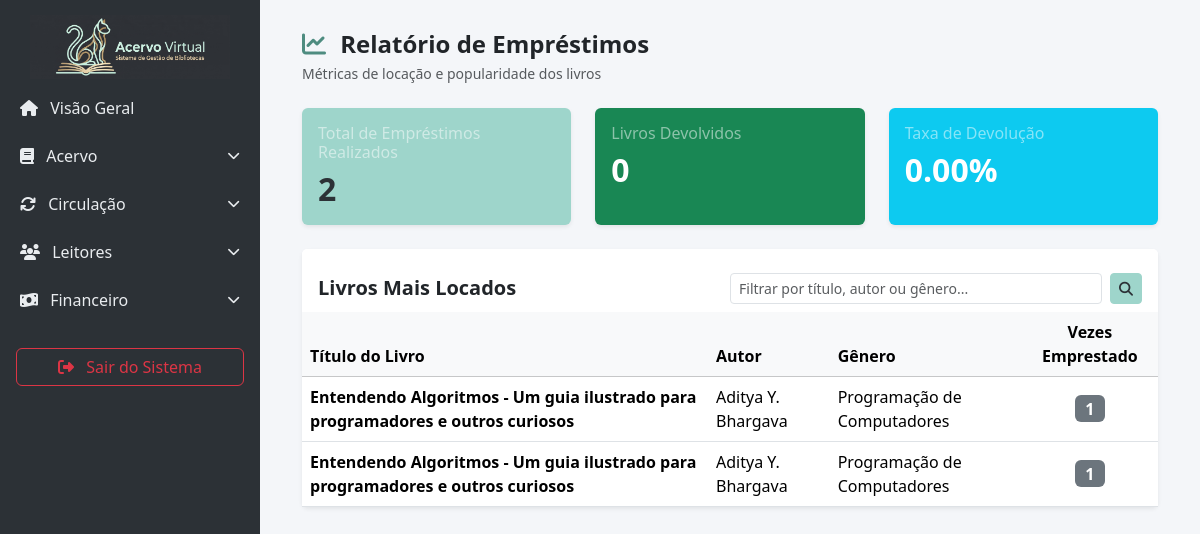
Screenshot of /admin-sys/relatorios/ with the database file from the repository.
### biblioteca_app/models.py (models this page shows, shortened)
class Livro(models.Model):
    titulo = models.CharField(max_length=200)
    autor = models.ForeignKey(Autor, on_delete=models.PROTECT, related_name="livros")
    edicao = models.CharField(max_length=100)
    editora = models.ForeignKey(Editora, on_delete=models.PROTECT, related_name="livros", null=True, blank=True)
    idioma = models.CharField(max_length=50, default="Português")
    data_publicacao = models.DateField(blank=True, null=True)
    numero_paginas = models.IntegerField()
    genero = models.ForeignKey(Genero, on_delete=models.PROTECT, related_name="livros")
    classificacao = models.IntegerField()
    sinopse = models.TextField()
    capa = models.ImageField(upload_to='capas/', blank=True, null=True)
    localizacao = models.CharField(max_length=100, blank=True, null=True, help_text="Ex: Estante A, Prateleira 2")

class Autor(models.Model):
    nome = models.CharField(max_length=200, unique=True)
    def __str__(self):
        return self.nome

class Genero(models.Model):
    nome = models.CharField(max_length=100, unique=True)
    def __str__(self):
        return self.nome

### biblioteca_app/views.py (the view)
# urls.py: path('admin-sys/relatorios/', views.relatorio, name='relatorio'),
def relatorio(request):
    query = request.GET.get('q')
    if query:
        livros_base = Livro.objects.filter(
            Q(titulo__icontains=query) |
            Q(autor__nome__icontains=query) |
            Q(genero__nome__icontains=query)
        ).distinct()
    else:
        livros_base = Livro.objects.all()
    livros_emprestados = livros_base.annotate(
            total_emprestimos=Count('exemplares__emprestimo')
    ).order_by('-total_emprestimos', 'titulo')
    livros_emprestados = livros_emprestados.filter(total_emprestimos__gt=0)
    total_emprestimos_feitos = Emprestimo.objects.count()
    total_devolvidos = Devolucao.objects.count()
    percentual_devolvidos = 0
    if total_emprestimos_feitos > 0:
        percentual_devolvidos = (total_devolvidos / total_emprestimos_feitos) * 100
    usuario_ativo = request.user
    context = {
        'livros_emprestados': livros_emprestados,
        'total_emprestimos_feitos': total_emprestimos_feitos,
        'total_devolvidos': total_devolvidos,
        'percentual_devolvidos': f'{percentual_devolvidos:.2f}',
        'query': query,
    }
    return render(request, 'relatorio.html', context)

### biblioteca_app/templates/relatorio.html (shortened to what this page needs)
{% extends 'base.html' %}
{% block content %}
<div class="container-fluid">
    <div class="d-flex justify-content-between align-items-center mb-4">
        <div>
            <h4 class="fw-bold text-dark mb-1"><i class="fa-solid fa-chart-line me-2 text-primary"></i> Relatório de Empréstimos</h4>
            <p class="text-muted small mb-0">Métricas de locação e popularidade dos livros</p>
        </div>
    </div>
    <div class="row g-4 mb-4">
        <div class="col-md-4">
            <div class="card border-0 shadow-sm bg-primary text-white h-100">
                <div class="card-body">
                    <h6 class="card-title text-white-50">Total de Empréstimos Realizados</h6>
                    <h2 class="fw-bold mb-0">{{ total_emprestimos_feitos }}</h2>
                </div>
            </div>
        </div>
        <div class="col-md-4">
            <div class="card border-0 shadow-sm bg-success text-white h-100">
                <div class="card-body">
                    <h6 class="card-title text-white-50">Livros Devolvidos</h6>
                    <h2 class="fw-bold mb-0">{{ total_devolvidos }}</h2>
                </div>
            </div>
        </div>
        <div class="col-md-4">
            <div class="card border-0 shadow-sm bg-info text-white h-100">
                <div class="card-body">
                    <h6 class="card-title text-white-50">Taxa de Devolução</h6>
                    <h2 class="fw-bold mb-0">{{ percentual_devolvidos }}%</h2>
                </div>
            </div>
        </div>
    </div>
    <div class="card border-0 shadow-sm">
        <div class="card-header bg-white pt-4 pb-2 border-bottom-0 d-flex justify-content-between align-items-center">
            <h5 class="fw-bold mb-0">Livros Mais Locados</h5>
            <form action="{% url 'relatorio' %}" method="GET" class="d-flex w-50">
                <input type="text" name="q" value="{{ request.GET.q|default:'' }}" class="form-control form-control-sm me-2" placeholder="Filtrar por título, autor ou gênero...">
                <button type="submit" class="btn btn-sm btn-primary"><i class="fa-solid fa-magnifying-glass"></i></button>
            </form>
        </div>
        <div class="card-body p-0 table-responsive">
            <table class="table table-hover align-middle mb-0">
                <thead class="table-light">
                    <tr>
                        <th>Título do Livro</th>
                        <th>Autor</th>
                        <th>Gênero</th>
                        <th class="text-center">Vezes Emprestado</th>
                    </tr>
                </thead>
                <tbody>
                    {% for livro in livros_emprestados %}
                    <tr>
                        <td><strong>{{ livro.titulo }}</strong></td>
                        <td>{{ livro.autor }}</td>
                        <td>{{ livro.genero }}</td>
                        <td class="text-center"><span class="badge bg-secondary fs-6">{{ livro.total_emprestimos }}</span></td>
                    </tr>
                    {% empty %}
                    <tr><td colspan="4" class="text-center py-4 text-muted">Nenhum livro foi locado ainda.</td></tr>
                    {% endfor %}
                </tbody>
            </table>
        </div>
    </div>
</div>
{% endblock %}

### biblioteca_app/templates/base.html (style rules this page uses)
body { background-color: #f4f6f9; font-family: 'Segoe UI', Tahoma, Geneva, Verdana, sans-serif; }
:root { --theme-dark: #2c3136; --theme-primary: #9ed5cb; --theme-secondary: #cca77b; --theme-light: #f8f9fa; }
.btn-primary { background-color: var(--theme-primary); border-color: var(--theme-primary); color: var(--theme-dark); font-weight: 600; }
.text-primary { color: #4e8c80 !important; }
.bg-primary { background-color: var(--theme-primary) !important; color: var(--theme-dark) !important; }

### rows the page displays
Livro: titulo "Entendendo Algoritmos - Um guia ilustrado para programadores e outros curiosos", autor "Aditya Y. Bhargava", genero "Programação de Computadores", total_emprestimos "1"
Livro: titulo "Entendendo Algoritmos - Um guia ilustrado para programadores e outros curiosos", autor "Aditya Y. Bhargava", genero "Programação de Computadores", total_emprestimos "1"

### other values shown
{{ total_emprestimos_feitos }} "2"
{{ total_devolvidos }} "0"
{{ percentual_devolvidos }} "0.00"
